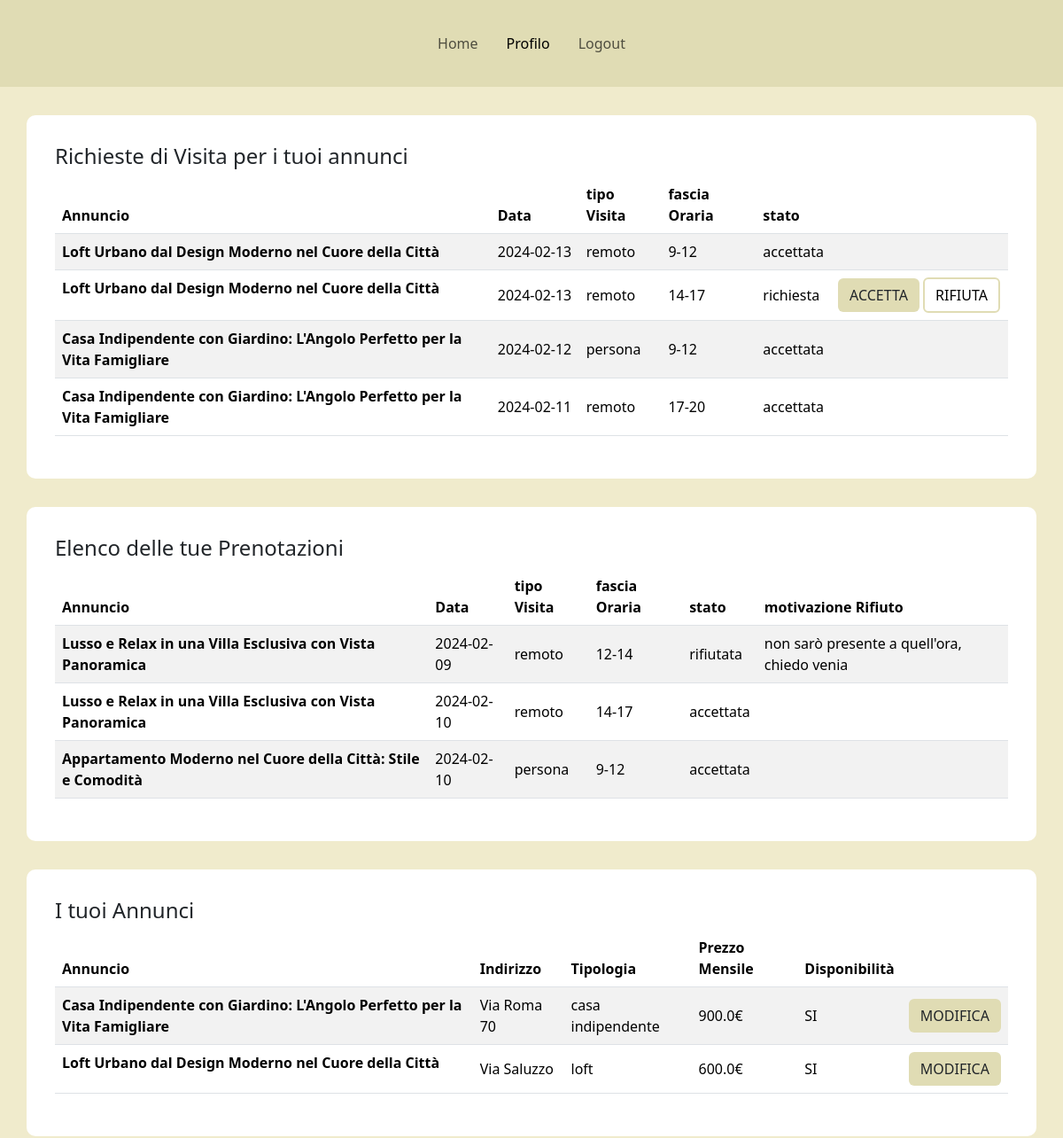
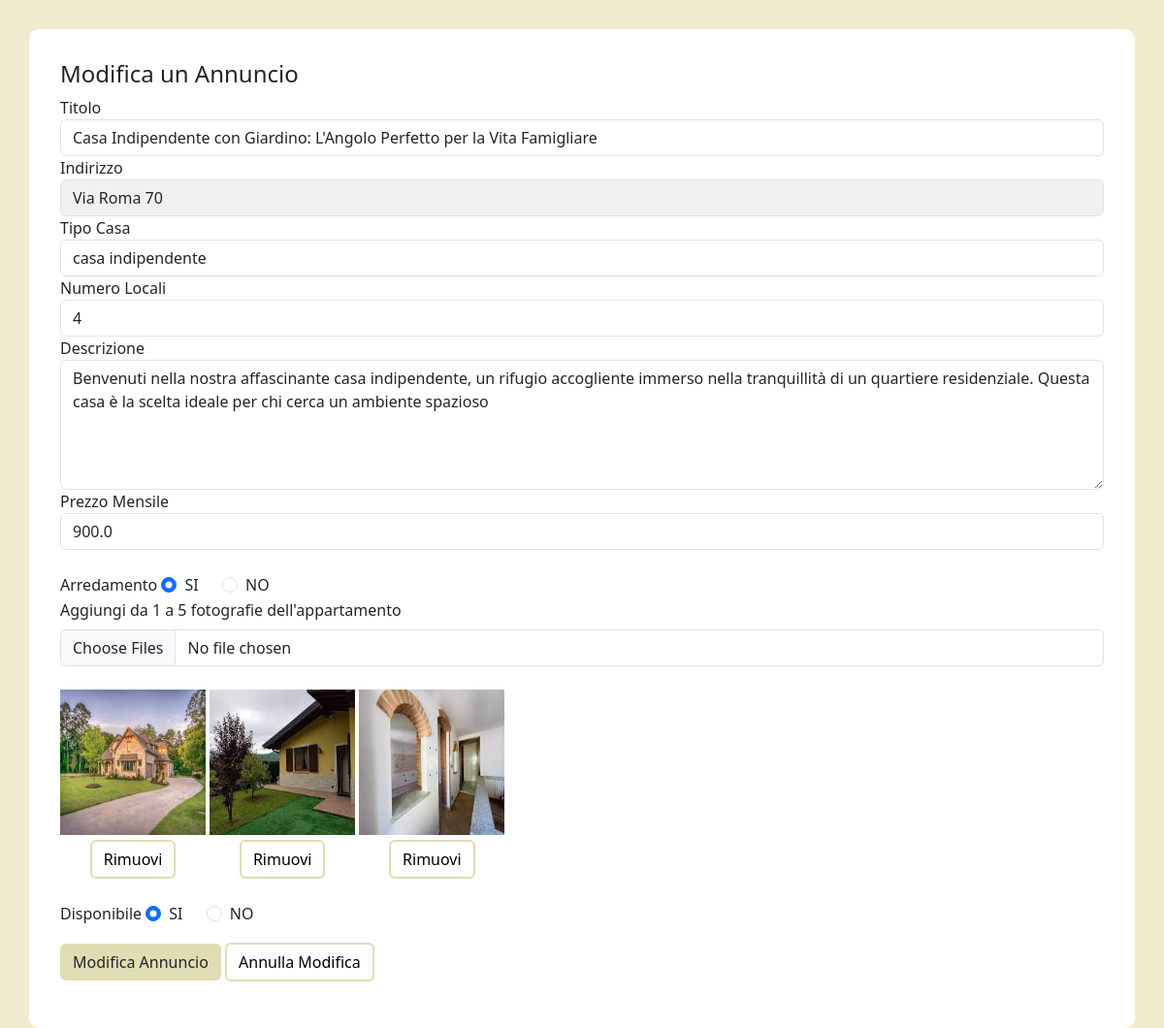
The app's page /profilo/26 (signed in) with its own data (2 pictures, top to bottom).
### tables this page shows
CREATE TABLE "PRENOTAZIONI" (
	"Data"	TEXT NOT NULL,
	"tipoVisita"	TEXT NOT NULL,
	"fasciaOraria"	TEXT NOT NULL,
	"stato"	TEXT NOT NULL,
	"motivazioneRifiuto"	TEXT,
	"idAnnuncio"	INTEGER NOT NULL,
	"idUtente"	INTEGER NOT NULL,
	PRIMARY KEY("idUtente","Data","fasciaOraria"),
	FOREIGN KEY("idAnnuncio") REFERENCES "ANNUNCI"("idAnnuncio")
);

CREATE TABLE "ANNUNCI" (
	"idAnnuncio"	INTEGER NOT NULL,
	"titolo"	TEXT NOT NULL,
	"indirizzo"	TEXT NOT NULL,
	"tipoCasa"	TEXT NOT NULL,
	"numeroLocali"	TEXT NOT NULL,
	"descrizione"	TEXT NOT NULL,
	"prezzoMensile"	REAL NOT NULL,
	"arredamento"	TEXT NOT NULL,
	"disponibilita"	TEXT NOT NULL,
	"idUtente"	INTEGER NOT NULL,
	FOREIGN KEY("idUtente") REFERENCES "UTENTI"("idUtente"),
	PRIMARY KEY("idAnnuncio" AUTOINCREMENT)
);

### app.py (the view, shortened to what this page needs)
@app.route('/profilo')
@app.route('/profilo/<int:id>')
@app.route('/profilo/<int:id>/<path:foto>')
@login_required
def profilo(id=None, foto=None): #annuncio=None significa che il parametro è opzionale.
   if foto is None and id is not None:
      annunci=posts_dao.get_annunci(current_user.id)
      annuncio=posts_dao.get_singleAnnuncio(id)
      prenotazioniL1, prenotazioniL2=posts_dao.get_prenotazioniL(current_user.id)
      return render_template('profilo.html', annunci=annunci, annuncio=annuncio,prenotazioniL1=prenotazioniL1, prenotazioniL2=prenotazioniL2)

### app.py (called while the page is built)
@login_manager.user_loader
def load_user(user_id):
    db_user=posts_dao.get_user_by_id(user_id)
    user = User(id=db_user['idUtente'],
                username=db_user['username'],
                password=db_user['password'],
                tipo=db_user['tipo'])
    return user

### posts_dao.py (called while the page is built)
def get_user_by_id(id_utente):
    query = 'SELECT * FROM UTENTI WHERE idUtente = ?'
    connection = sqlite3.connect('db/affitti.db')
    connection.row_factory = sqlite3.Row
    cursor = connection.cursor()
    cursor.execute(query, (id_utente,))
    result = cursor.fetchone()
    cursor.close()
    connection.close()
    return result

def get_annunci(id):
    conn =sqlite3.connect('db/affitti.db')
    conn.row_factory = sqlite3.Row
    cursor= conn.cursor()
    sql = '''SELECT  ANNUNCI.idAnnuncio, titolo, indirizzo, tipoCasa, numeroLocali, descrizione,
    prezzoMensile, arredamento, disponibilita, urlFoto FROM ANNUNCI, FOTO
    where ANNUNCI.idUtente = ? and ANNUNCI.idAnnuncio = FOTO.idAnnuncio and FOTO.rimosso= 'FALSE'
    GROUP BY ANNUNCI.idAnnuncio'''
    cursor.execute(sql, (id,))
    annunci= cursor.fetchall()
    cursor.close()
    conn.close()
    return annunci

def get_singleAnnuncio(id):
    conn =sqlite3.connect('db/affitti.db')
    conn.row_factory = sqlite3.Row
    cursor= conn.cursor()
    sql = '''SELECT ANNUNCI.* ,GROUP_CONCAT(urlFoto, ',') AS foto_concatenate
           FROM ANNUNCI, FOTO
           where ANNUNCI.idAnnuncio = ? and ANNUNCI.idAnnuncio = FOTO.idAnnuncio and FOTO.rimosso ='FALSE'
           GROUP BY ANNUNCI.idAnnuncio'''
    cursor.execute(sql, (id,))
    annuncio= cursor.fetchone()  #vedere se meglio fetchone o fetchall
    cursor.close()
    conn.close()
    return annuncio

def get_prenotazioniL(id):
    conn =sqlite3.connect('db/affitti.db')
    conn.row_factory = sqlite3.Row
    cursor= conn.cursor()
    sql1='SELECT PRENOTAZIONI.*, ANNUNCI.titolo \
            FROM PRENOTAZIONI, ANNUNCI\
            WHERE PRENOTAZIONI.idAnnuncio=ANNUNCI.idAnnuncio \
            AND PRENOTAZIONI.idUtente = ?'
    sql2='SELECT PRENOTAZIONI.*, ANNUNCI.titolo \
            FROM PRENOTAZIONI, ANNUNCI\
            WHERE PRENOTAZIONI.idAnnuncio = ANNUNCI.idAnnuncio\
            AND ANNUNCI.idUtente = ?'
    result1 = cursor.execute(sql1, (id,)).fetchall()
    result2 = cursor.execute(sql2, (id,)).fetchall()
    cursor.close()
    conn.close()
    return result1, result2

### templates/profilo.html (shortened to what this page needs)
{% extends "base.html" %}
{% block liNav %}
  <li class="nav-item">
    <a class="nav-link mx-2" aria-current="page" href="{{url_for('index')}}">Home</a>
  </li>
  {% if current_user.is_authenticated %}
    <li class="nav-item">
      <a class="nav-link mx-2 active" href="#">Profilo</a>
    </li>
    <li class="nav-item">
      <a class="nav-link mx-2" href="{{url_for('logout')}}">Logout</a>
    </li>
    {% else %}
    <li class="nav-item">
      <a class="nav-link mx-2" href="{{url_for('Page_login')}}">Login</a>
    </li>
  {% endif %}
{% endblock %}
{% block content %}
  {% if current_user.tipo == 'locatore' %}
    <div class="container containerDefault">
      <h4>Richieste di Visita per i tuoi annunci</h4>
      <div style="background-color: #e7effd;">
          <table class="table table-striped">
            <thead>
              <tr>
                <th scope="col">Annuncio</th>
                <th scope="col">Data</th>
                <th scope="col">tipo Visita</th>
                <th scope="col">fascia Oraria</th>
                <th scope="col">stato</th>
                <th scope="col" colspan="3"></th>
              </tr>
            </thead>
            <tbody>
              {% for pren in prenotazioniL2 %}
                {% if pren.idUtente != current_user.id %}
                  <tr>
                    {% if pren.stato == 'richiesta' %}
                      <form action="/gestioneStatoRichiesta" method="POST">
                    {%endif%}
                      <th scope="row">{{pren.titolo}}</th>
                      <td class="tdData">{{pren.Data}}</td>
                      <td>{{pren.tipoVisita}}</td>
                      <td>{{pren.fasciaOraria}}</td>
                      <td>{{pren.stato}}</td>
                    {% if pren.stato == 'richiesta' %}
                      <td class="tdAeR">
                        <button type="submit" class="btn buttonAccRichiesta" name="btnRichiesta" value="accetta">ACCETTA</button>
                        <button type="submit" class="btn buttonRifRichiesta" name="btnRichiesta" value="rifiuta">RIFIUTA</button>
                      </td>
                    </form>
                    {%else%}
                        <td  colspan="3"></td>
                    {% endif %}
                  </tr>
                {% endif %}
              {% endfor %}
            </tbody>
          </table>
      </div>
    </div>
    <div class="container containerDefault">
      <h4>Elenco delle tue Prenotazioni</h4>
      <div style="background-color: #e7effd;">
        <table class="table table-striped">
          <thead>
            <tr>
              <th scope="col">Annuncio</th>
              <th scope="col">Data</th>
              <th scope="col">tipo Visita</th>
              <th scope="col">fascia Oraria</th>
              <th scope="col">stato</th>
              <th scope="col">motivazione Rifiuto</th>
            </tr>
          </thead>
          <tbody>
            {% for pren in prenotazioniL1 %}
              {% if pren.idUtente == current_user.id %}
              <tr>
                <th scope="row">{{pren.titolo}}</th>
                <td>{{pren.Data}}</td>
                <td>{{pren.tipoVisita}}</td>
                <td>{{pren.fasciaOraria}}</td>
                <td>{{pren.stato}}</td>
                {% if pren.motivazioneRifiuto is not none %}
                  <td>{{pren.motivazioneRifiuto}}</td>
                {% else %}
                  <td></td>
                {% endif%}
              </tr>
              {% endif %}
            {% endfor %}
          </tbody>
        </table>
      </div>
    </div>
    <div class="container containerDefault">
      <h4>I tuoi Annunci</h4>
        <div style="background-color: #e7effd;">
          <table class="table table-striped">
            <thead>
              <tr>
                <th scope="col">Annuncio</th>
                <th scope="col">Indirizzo</th>
                <th scope="col">Tipologia</th>
                <th scope="col">Prezzo Mensile</th>
                <th scope="col">Disponibilità</th>
                <th scope="col"></th>
              </tr>
            </thead>
            <tbody>
              {% for ann in annunci %}
                <tr>
                  <th scope="row">{{ann.titolo}}</th>
                  <td>{{ann.indirizzo}}</td>
                  <td>{{ann.tipoCasa}}</td>
                  <td>{{ann.prezzoMensile}}€</td>
                  <td>{{ann.disponibilita}}</td>
                  <td>
                    <form action="/modificaAnn/{{ann.idAnnuncio}}" method="POST">
                      <button type="submit" class="btn buttonModifica">MODIFICA</button>
                    </form>
                  </td>
                </tr>
              {% endfor %}
            </tbody>
          </table>
        </div>
    </div>
    <div class="container containerDefault">
      {% if current_user.is_authenticated %}
            {% if annuncio %}
          <form action="/Ann/mod" method="POST" enctype="multipart/form-data">
            <h4>Modifica un Annuncio</h4>
              <div class="form-group">
                  <label for="titolo">Titolo</label>
                  <input type="text" name="titolo" class="form-control" value="{{annuncio.titolo}}" required autofocus>
              </div>
              <div class="form-group">
                <label for="indirizzo">Indirizzo</label>
                <input type="text" name="indirizzo" class="form-control grigioChiaro" value="{{annuncio.indirizzo}}" readonly>
              </div>
              <div class="form-group">
                <label for="tipoC">Tipo Casa</label>
                <select class="form-control" name="tipoC" required>
                  {% set case = ['casa indipendente', 'appartamento', 'loft', 'villa'] %}
                  {% for casa in case %}
                      <option name="tipoC" {% if annuncio.tipoCasa == casa %}selected{% endif %}>{{ casa }}</option>
                  {% endfor %}
                </select>
              </div>
              <div class="form-group">
                <label for="numLocali">Numero Locali</label>
                <select class="form-control" name="numLocali" required>
                  {% set numeri = ['1','2','3','4','5+'] %}
                  {% for numero in numeri %}
                      <option name="numLocali" {% if annuncio.numeroLocali == numero %}selected{% endif %}>{{ numero }}</option>
                  {% endfor %}
                </select>
              </div>
              <div class="form-group">
                  <label for="descrizione">Descrizione</label>
                  <textarea name="descrizione" msg cols="30" rows="5" class="form-control" required>{{annuncio.descrizione}}</textarea>
              </div>
              <div class="form-group">
                <label for="prezzoM">Prezzo Mensile</label>
                <input type="number" name="prezzoM" class="form-control" value="{{annuncio.prezzoMensile}}" min="100" max="2500" step="50" required>
              </div>
              <br>
              <div class="form-group mb-3">
                <label for="divArredato">Arredamento</label>
                {% if annuncio.arredamento == 'SI' %}
                  <div class="form-check form-check-inline" id="divArredato">
                    <input type="radio" class="form-check-input" id="rad1" name="arredato" value="SI" checked>SI
                  </div>
                  <div class="form-check form-check-inline">
                    <input type="radio" class="form-check-input" id="rad2" name="arredato" value="NO">NO
                  </div>
                {% endif %}
              <div class="form-group">
                  <label for="imgCommento" class="form-label">Aggiungi da 1 a 5 fotografie dell'appartamento</label>
                  <input class="form-control" type="file" name="imgAnnuncio" multiple>
                  <br>
                  {% set foto_list = annuncio.foto_concatenate.split(',') %}
                  {%if foto_list != [''] %}
                    {% for foto in foto_list %}
                      <div class="foto-container">
                              <img src="{{ url_for('static', filename=foto) }}" alt="Foto" class="fotoAnnunci">
                              <button type="submit" class="btn buttonRimuovi" name="rimuoviFoto" value="{{ foto }}">Rimuovi</button>
                      </div>
                    {% endfor %}
                  {%endif%}
              </div>
              <br>
              <div class="form-group mb-3">
                <label for="divDisponibile">Disponibile</label>
                {% if annuncio.disponibilita == 'SI' %}
                <div class="form-check form-check-inline" id="divDisponibile">
                  <input type="radio" class="form-check-input" id="radD1" name="disponibile" value="SI" checked>SI
                </div>
                <div class="form-check form-check-inline">
                  <input type="radio" class="form-check-input" id="radD2" name="disponibile" value="NO">NO
                </div>
                {% endif %}
              </div>
              <div class="form-group">
                  <button type="submit" id="annuncio" class="btn buttonModifica">Modifica Annuncio</button>
                  <a href="{{url_for('profilo')}}" class="btn buttonRimuovi">Annulla Modifica</a>
                </div>
            </form>
          {% endif %}
      {% endif %}
    </div>
  {%endif%}
{% endblock %}

### static/css/style.css (style rules this page uses)
.nav-item { line-height:50px; }
body { background-color: #f0ebcc; }
.fotoAnnunci { width: 150px; height: 150px; }
.foto-container { display: inline-block; }
.foto-container button { display: block; margin:auto; margin-top: 5px; }
.grigioChiaro { background-color: #f0f0f0; }
.containerDefault { background-color: white; padding: 2rem; margin-top: 2rem; border-radius: 10px; }
.buttonAccRichiesta { background-color: #e0dcb4; }
.buttonRifRichiesta { background-color: transparent; border: 2px solid #e0dcb4; color: black; }
.buttonModifica { background-color: #e0dcb4; }
.buttonRimuovi { background-color: transparent; border: 2px solid #e0dcb4; color: black; }
td { vertical-align: middle; }
.tdData { width: 100px; }
.tdAeR { width: 200px; }

### records on screen
PRENOTAZIONI: titolo "Loft Urbano dal Design Moderno nel Cuore della Città", Data "2024-02-13", tipoVisita "remoto", fasciaOraria "9-12", stato "accettata"
PRENOTAZIONI: titolo "Loft Urbano dal Design Moderno nel Cuore della Città", Data "2024-02-13", tipoVisita "remoto", fasciaOraria "14-17", stato "richiesta"
PRENOTAZIONI: titolo "Casa Indipendente con Giardino: L'Angolo Perfetto per la Vita Famigliare", Data "2024-02-12", tipoVisita "persona", fasciaOraria "9-12", stato "accettata"
PRENOTAZIONI: titolo "Casa Indipendente con Giardino: L'Angolo Perfetto per la Vita Famigliare", Data "2024-02-11", tipoVisita "remoto", fasciaOraria "17-20", stato "accettata"
PRENOTAZIONI: titolo "Lusso e Relax in una Villa Esclusiva con Vista Panoramica", Data "2024-02-09", tipoVisita "remoto", fasciaOraria "12-14", stato "rifiutata", motivazioneRifiuto "non sarò presente a quell'ora, chiedo venia"
PRENOTAZIONI: titolo "Lusso e Relax in una Villa Esclusiva con Vista Panoramica", Data "2024-02-10", tipoVisita "remoto", fasciaOraria "14-17", stato "accettata"
PRENOTAZIONI: titolo "Appartamento Moderno nel Cuore della Città: Stile e Comodità", Data "2024-02-10", tipoVisita "persona", fasciaOraria "9-12", stato "accettata"
ANNUNCI: titolo "Casa Indipendente con Giardino: L'Angolo Perfetto per la Vita Famigliare", indirizzo "Via Roma 70", tipoCasa "casa indipendente", prezzoMensile "900.0", disponibilita "SI", tipoC "casa indipendente", numLocali "4", descrizione "Benvenuti nella nostra affascinante casa indipendente, un rifugio accogliente immerso nella tranquillità di un quartiere residenziale. Questa casa è la scelta ideale per chi cerca un ambiente spazioso", prezzoM "900.0"
ANNUNCI: titolo "Loft Urbano dal Design Moderno nel Cuore della Città", indirizzo "Via Saluzzo", tipoCasa "loft", prezzoMensile "600.0", disponibilita "SI"
